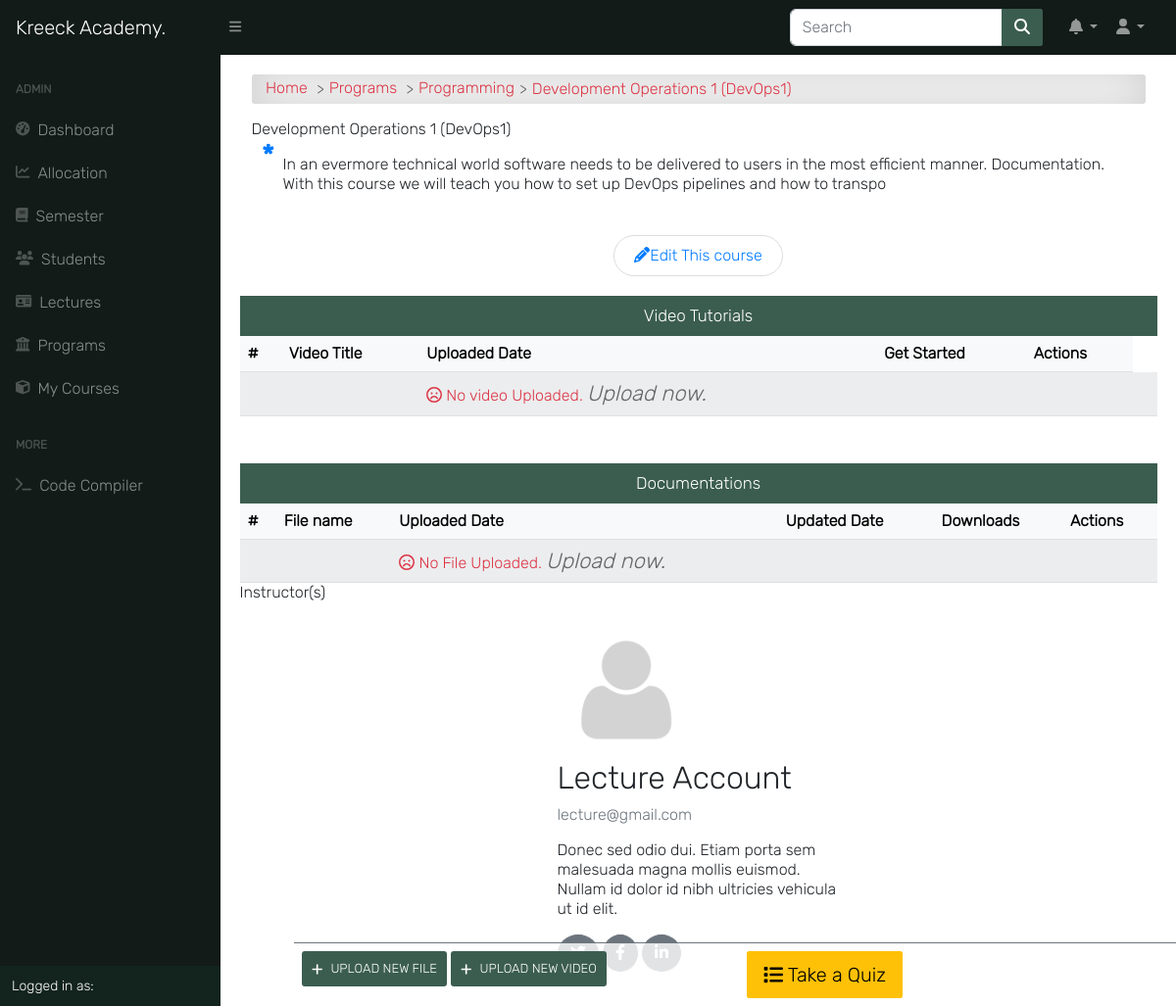
The page /programs/course/development-operations-1-iicg/detail/ (signed in) on the database as committed earlier.
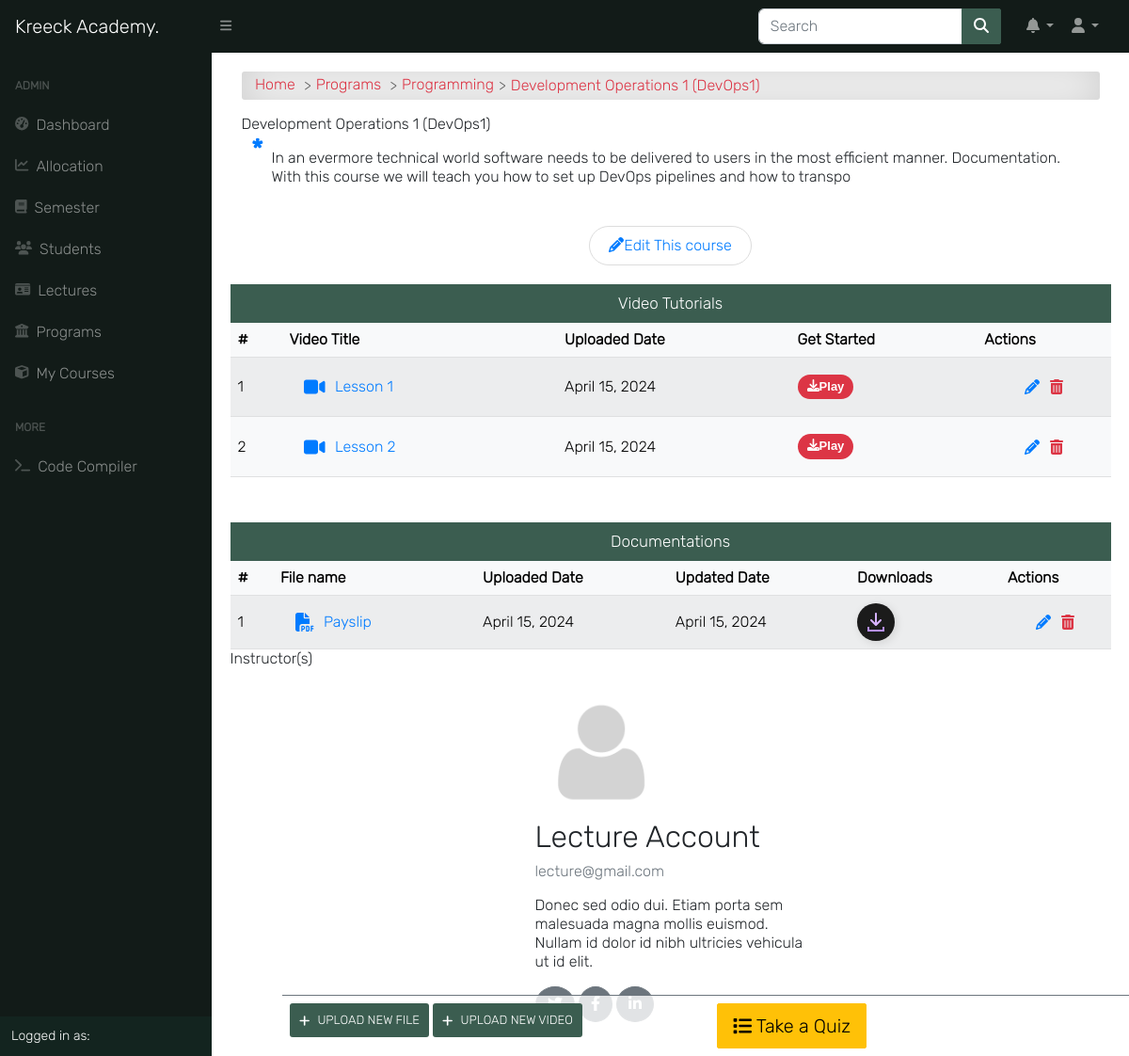
The same page on the database as committed later.
### course/models.py (models this page shows, shortened)
class Course(models.Model):
    slug = models.SlugField(blank=True, unique=True)
    title = models.CharField(max_length=200, null=True)
    code = models.CharField(max_length=200, unique=True, null=True)
    credit = models.IntegerField(null=True, default=0)
    summary = models.TextField(max_length=200, blank=True, null=True)
    program = models.ForeignKey(Program, on_delete=models.CASCADE)
    level = models.CharField(max_length=25, choices=LEVEL, null=True)
    year = models.IntegerField(choices=YEARS, default=0)
    semester = models.CharField(choices=SEMESTER, max_length=200)
    is_elective = models.BooleanField(default=False, blank=True, null=True)
    objects = CourseManager()
    def __str__(self):
        return "{0} ({1})".format(self.title, self.code)

class Program(models.Model):
    title = models.CharField(max_length=150, unique=True)
    summary = models.TextField(null=True, blank=True)
    objects = ProgramManager()
    def __str__(self):
        return self.title

class CourseAllocation(models.Model):
    lecturer = models.ForeignKey(settings.AUTH_USER_MODEL, on_delete=models.CASCADE, related_name='allocated_lecturer')
    courses = models.ManyToManyField(Course, related_name='allocated_course')
    session = models.ForeignKey("app.Session", on_delete=models.CASCADE, blank=True, null=True)
    def __str__(self):
        return self.lecturer.get_full_name

class UploadVideo(models.Model):
    title = models.CharField(max_length=100)
    slug = models.SlugField(blank=True, unique=True)
    course = models.ForeignKey(Course, on_delete=models.CASCADE)
    video = models.FileField(upload_to='course_videos/', validators=[FileExtensionValidator(['mp4', 'mkv', 'wmv', '3gp', 'f4v', 'avi', 'mp3'])])
    summary = models.TextField(null=True, blank=True,)
    duration = models.DurationField(null=True)
    timestamp = models.DateTimeField(auto_now=False, auto_now_add=True, null=True)
    def __str__(self):
        return str(self.title)
    def get_absolute_url(self):
        return reverse('video_single', kwargs={'slug': self.course.slug, 'video_slug': self.slug})

class Upload(models.Model):
    title = models.CharField(max_length=100)
    course = models.ForeignKey(Course, on_delete=models.CASCADE)
    file = models.FileField(upload_to='course_files/', validators=[FileExtensionValidator(['pdf', 'docx', 'doc', 'xls', 'xlsx', 'ppt', 'pptx', 'zip', 'rar', '7zip'])])
    updated_date = models.DateTimeField(auto_now=True, auto_now_add=False, null=True)
    upload_time = models.DateTimeField(auto_now=False, auto_now_add=True, null=True)
    def __str__(self):
        return str(self.file)[6:]
    def get_extension_short(self):
        ext = str(self.file).split(".")
        ext = ext[len(ext)-1]
        if ext == 'doc' or ext == 'docx':
            return 'word'
        elif ext == 'pdf':
            return 'pdf'
        elif ext == 'xls' or ext == 'xlsx':
            return 'excel'
        elif ext == 'ppt' or ext == 'pptx':
            return 'powerpoint'
        elif ext == 'zip' or ext == 'rar' or ext == '7zip':
            return 'archive'

### accounts/models.py (models this page shows, shortened)
class User(AbstractUser):
    is_student = models.BooleanField(default=False)
    is_lecturer = models.BooleanField(default=False)
    is_parent = models.BooleanField(default=False)
    is_dep_head = models.BooleanField(default=False)
    phone = models.CharField(max_length=60, blank=True, null=True)
    address = models.CharField(max_length=60, blank=True, null=True)
    picture = models.ImageField(upload_to='profile_pictures/%y/%m/%d/', default='default.png', null=True)
    email = models.EmailField(blank=True, null=True)
    username_validator = ASCIIUsernameValidator()
    objects = UserManager()
    @property
    def get_full_name(self):
        full_name = self.username
        if self.first_name and self.last_name:
            full_name = self.first_name + " " + self.last_name
        return full_name

### course/views.py (the view)
# urls.py: path('course/<slug>/detail/', course_single, name='course_detail'),
@login_required
def course_single(request, slug):
    course = Course.objects.get(slug=slug)
    files = Upload.objects.filter(course__slug=slug)
    videos = UploadVideo.objects.filter(course__slug=slug)
    lecturers = CourseAllocation.objects.filter(courses__pk=course.id)
    return render(request, 'course/course_single.html', {
        'title': course.title,
        'course': course,
        'files': files,
        'videos': videos,
        'lecturers': lecturers,
        'media_url': settings.MEDIA_ROOT,
    }, )

### templates/course/course_single.html (shortened to what this page needs)
{% extends 'base.html' %}
{% load static %}
{% block content %}
<div class="container">
    <div id="input-nav"><a href="{% url 'home' %}" class="primary1">Home </a>
        <a href="{% url 'programs' %}" class="primary1">Programs </a>
        <a href="{% url 'program_detail' course.program.id %}" class="primary1"> {{ course.program }}</a>
        {{ course }}
    </div>
    <div class="manage-wrap">
        <div class="row">
            <div class="col ml-auto">
                {% if request.user.is_superuser or request.user.is_lecturer %}
                <a class="add-button" href="{% url 'upload_file_view' course.slug %}"><i class="fas fa-plus"></i>
                    Upload new file
                </a>
                <a class="add-button" href="{% url 'upload_video' course.slug %}"><i class="fas fa-plus"></i>
                    Upload new video
                </a>
                {% endif %}
            </div>
            <div class="col text-right">
                <a class="btn btn-lg btn-warning" href="{% url 'quiz_index' course.slug %}"><i class="fas fa-list"></i>
                    Take a Quiz
                </a>
            </div>
        </div>
    </div>
    <div class="title">{{ course }}</div>
    <p class="program-description">{{ course.summary }}</p>
    {% if request.user.is_superuser %}
    <div class="btn-flex">
        <a class="edit-btn" href="{% url 'edit_course' course.slug %}">
            <i class="fas fa-pencil-alt"></i><span class="mobile-hide">Edit This course</span>
        </a>
    </div>
    {% endif %}
    <div class="row mb-5">
        <div class="col-md-12 p-0">
            <p class="form-title m-0">Video Tutorials</p>
            <div class="table-responsive">
                <table class="table table-shadow table-light table-striped m-0">
                    <thead>
                        <tr>
                            <th>#</th>
                            <th>Video Title</th>
                            <th>Uploaded Date</th>
                            <th>Get Started</th>
                            {% if request.user.is_superuser or request.user.is_lecturer %}
                            <th>Actions</th>
                            {% endif %}
                        </tr>
                    </thead>
                    <tbody>
                        {% for video in videos %}
                        <tr>
                            <td>{{ forloop.counter }}</td>
                            <td><a href="{{ video.get_absolute_url }}" title="{{ video }}">
                                    <i style="font-size: 20px; padding-right: 10px;" class="fas fa-video"></i>
                                    {{ video.title|title }}
                                </a>
                            </td>
                            <td>{{ video.timestamp|date }}</td>
                            <th>
                                <div>
                                    <a class="download-btn" href="{{ video.get_absolute_url }}"
                                        title="Download to your device">
                                        <i class="fas fa-download"></i>Play</a>
                                </div>
                            </th>
                            {% if request.user.is_superuser or request.user.is_lecturer %}
                            <td>
                                <div class="update-delete">
                                    <a href="{% url 'upload_video_edit' slug=course.slug video_slug=video.slug %}"
                                        class="update" title="Edit">
                                        <i class="fas fa-pencil-alt"></i>
                                    </a>
                                    <a href="{% url 'upload_video_delete' slug=course.slug video_slug=video.slug %}"
                                        class="delete" title="Delete">
                                        <i class="fas fa-trash-alt"></i>
                                    </a>
                                </div>
                            </td>
                            {% endif %}
                            {% empty %}
                        <tr>
                            <td></td>
                            <td></td>
                            <td>
                                <span class="text-danger">
                                    <i class="far fa-frown fa-1x"></i> No video Uploaded.
                                    {% if request.user.is_superuser or request.user.is_lecturer %}
                                    <a href="{% url 'upload_video' course.slug %}">
                                        <i class="primary" style="font-size: 22px;">
                                            Upload now.
                                        </i>
                                        {% endif %}
                                    </a>
                                </span>
                            </td>
                            <td></td>
                            <td></td>
                            <td></td>
                        </tr>
                        {% endfor %}
                    </tbody>
                </table>
            </div>
        </div>
    </div>
    <div class="row">
        <div class="col-md-12 p-0">
            <p class="form-title m-0">Documentations</p>
            <div class="table-responsive">
                <table class="table table-shadow table-light table-striped m-0">
                    <thead>
                        <tr>
                            <th>#</th>
                            <th>File name</th>
                            <th>Uploaded Date</th>
                            <th>Updated Date</th>
                            <th>Downloads</th>
                            {% if request.user.is_superuser or request.user.is_lecturer %}
                            <th>Actions</th>
                            {% endif %}
                        </tr>
                    </thead>
                    <tbody>
                        {% for file in files %}
                        <tr>
                            <td>{{ forloop.counter }}</td>
                            <td><a href="{{ file.file.url }}" title="{{ file }}">
                                    <i style="font-size: 20px; padding-right: 10px;"
                                        class="fas fa-file-{{ file.get_extension_short }}"></i>
                                    {{ file.title|title }}
                                </a>
                            </td>
                            <td>{{ file.upload_time|date }}</td>
                            <td>{{ file.updated_date|date }}</td>
                            <th>
                                <div>
                                    <a class="downloadBtn" href="{{ file.file.url }}">
                                        <span class="icon2"></span>
                                     </a>
                                </div>
                            </th>
                            {% if request.user.is_superuser or request.user.is_lecturer %}
                            <td>
                                <div class="update-delete">
                                    <a href="{% url 'upload_file_edit' slug=course.slug file_id=file.pk %}"
                                        class="update" title="Edit">
                                        <i class="fas fa-pencil-alt"></i>
                                    </a>
                                    <a href="{% url 'upload_file_delete' slug=course.slug file_id=file.pk %}"
                                        class="delete" title="Delete">
                                        <i class="fas fa-trash-alt"></i>
                                    </a>
                                </div>
                            </td>
                            {% endif %}
                            {% empty %}
                        <tr>
                            <td></td>
                            <td></td>
                            <td>
                                <span class="text-danger">
                                    <i class="far fa-frown fa-1x"></i> No File Uploaded.
                                    {% if request.user.is_superuser or request.user.is_lecturer %}
                                    <a href="{% url 'upload_file_view' course.slug %}">
                                        <i class="primary" style="font-size: 22px;">
                                            Upload now.
                                        </i>
                                        {% endif %}
                                    </a>
                                </span>
                            </td>
                            <td></td>
                            <td></td>
                            <td></td>
                        </tr>
                        {% endfor %}
                    </tbody>
                </table>
            </div>
        </div>
    </div>
</div>
<div class="site-section">
    <div class="title">Instructor(s)</div>
    <br>
    <div class="container marketing">
        <div class="row">
            {% for lecturer in lecturers %}
            <div class="col-lg-4 mx-auto" style="background: transparent; box-shadow: none;">
                {% if lecturer.lecturer.picture %}
                <img class="" src="{{ lecturer.lecturer.picture.url }}" alt="" style="width:140px;">
                {% endif %}
                <h2>{{ lecturer|title }}</h2>
                <p style="color: #6c757d;">{{ lecturer.lecturer.email }}</p>
                <p>Donec sed odio dui. Etiam porta sem malesuada magna mollis euismod. Nullam id dolor id nibh ultricies
                    vehicula ut id elit.</p>
                <p>
                    <a class="btn rounded-circle btn-secondary" href="#" role="button"></a>
                    <a class="btn rounded-circle btn-secondary" href="#" role="button"><i
                            class="fab fa-facebook-f"></i></a>
                    <a class="btn rounded-circle btn-secondary" href="#" role="button"><i
                            class="fab fa-linkedin-in"></i></a>
                </p>
            </div>
            {% endfor %}
        </div>
    </div>
</div>
{% endblock content %}

Rows that differ between the two databases and show on the page:
added UploadVideo: title "Lesson 1", timestamp "April 15, 2024"
added UploadVideo: title "Lesson 2", timestamp "April 15, 2024"
added Upload: title "Payslip", upload_time "April 15, 2024", updated_date "April 15, 2024"
Other text that changed with them:
text no longer shown: "No video Uploaded. Upload now. No File Uploaded. Upload now."
